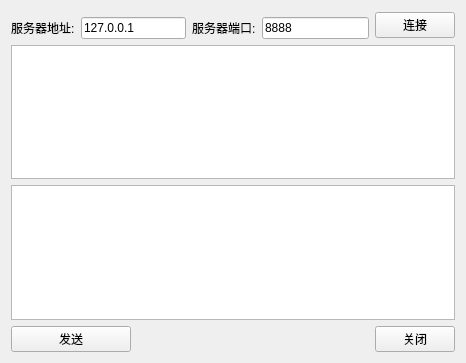
<?xml version="1.0" encoding="UTF-8"?>
<ui version="4.0">
 <class>ClientWidget</class>
 <widget class="QWidget" name="ClientWidget">
  <property name="geometry">
   <rect>
    <x>0</x>
    <y>0</y>
    <width>466</width>
    <height>363</height>
   </rect>
  </property>
  <property name="windowTitle">
   <string>Form</string>
  </property>
  <layout class="QGridLayout" name="gridLayout">
   <item row="0" column="5" rowspan="2">
    <widget class="QPushButton" name="buttonConnect">
     <property name="text">
      <string>连接</string>
     </property>
    </widget>
   </item>
   <item row="4" column="0" colspan="2">
    <widget class="QPushButton" name="buttonSend">
     <property name="text">
      <string>发送</string>
     </property>
    </widget>
   </item>
   <item row="1" column="4">
    <widget class="QLineEdit" name="lineEditPort">
     <property name="text">
      <string>8888</string>
     </property>
    </widget>
   </item>
   <item row="4" column="5">
    <widget class="QPushButton" name="buttonClose">
     <property name="text">
      <string>关闭</string>
     </property>
    </widget>
   </item>
   <item row="3" column="0" colspan="6">
    <widget class="QTextBrowser" name="textBrowserWrite">
     <property name="readOnly">
      <bool>false</bool>
     </property>
    </widget>
   </item>
   <item row="1" column="1" colspan="2">
    <widget class="QLineEdit" name="lineEditIP">
     <property name="text">
      <string>127.0.0.1</string>
     </property>
    </widget>
   </item>
   <item row="1" column="0">
    <widget class="QLabel" name="label_2">
     <property name="text">
      <string>服务器地址:</string>
     </property>
    </widget>
   </item>
   <item row="2" column="0" colspan="6">
    <widget class="QTextBrowser" name="textBrowserRead"/>
   </item>
   <item row="1" column="3">
    <widget class="QLabel" name="label">
     <property name="text">
      <string>服务器端口:</string>
     </property>
    </widget>
   </item>
  </layout>
 </widget>
 <resources/>
 <connections/>
</ui>
